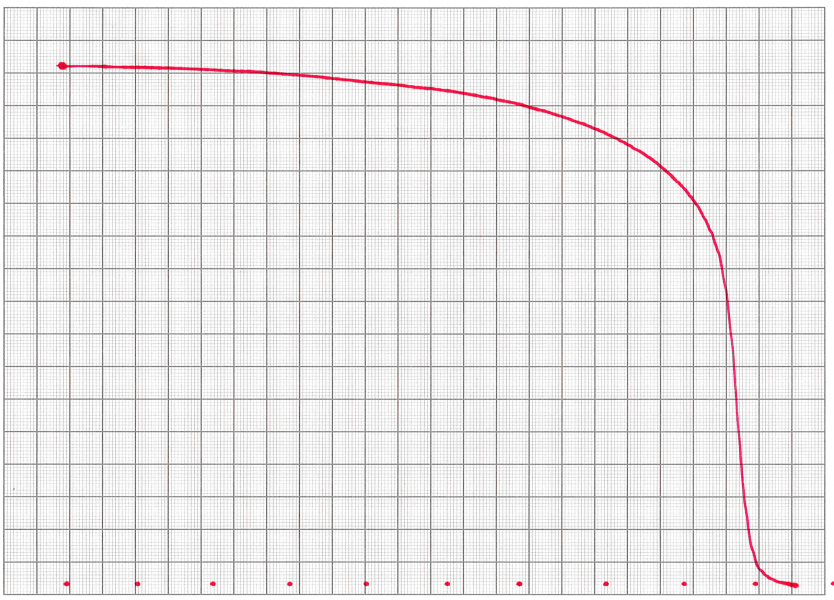
#> input picture V601/content/messung/auswertung/1.png, 1667 x 1200 px (shown at 1/2 size)
$ python plot.py
#> lines starting #> are read from the running program, lines starting #| are printed output that depends on the picture
import matplotlib.pyplot as plt
import numpy as np
from scipy.constants import convert_temperature, physical_constants
from scipy.optimize import curve_fit
import uncertainties.unumpy as unp
from uncertainties.unumpy import nominal_values as noms, std_devs as stds
from uncertainties import ufloat

# Bilder einlesen

im1 = plt.imread('content/messung/auswertung/1.png')
#> im1 is the input picture: shape (1200, 1667, 4) float32; mean R, G, B, A 0.917, 0.911, 0.912, 1
im2 = plt.imread('content/messung/auswertung/2.png')
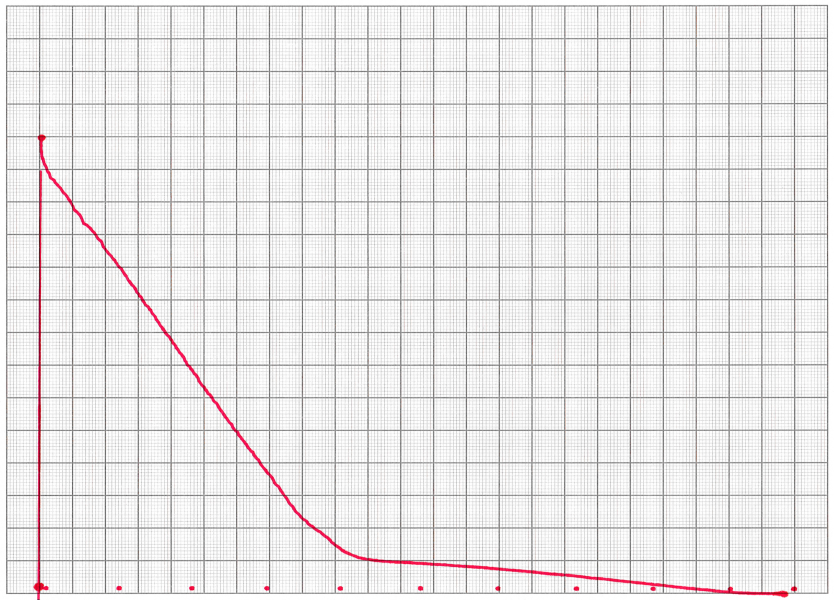
#> input picture V601/content/messung/auswertung/2.png, 1667 x 1200 px (shown at 1/2 size)
#> im2 is the input picture: shape (1200, 1667, 4) float32; mean R, G, B, A 0.918, 0.911, 0.913, 1
im3a = plt.imread('content/messung/auswertung/3a.png')
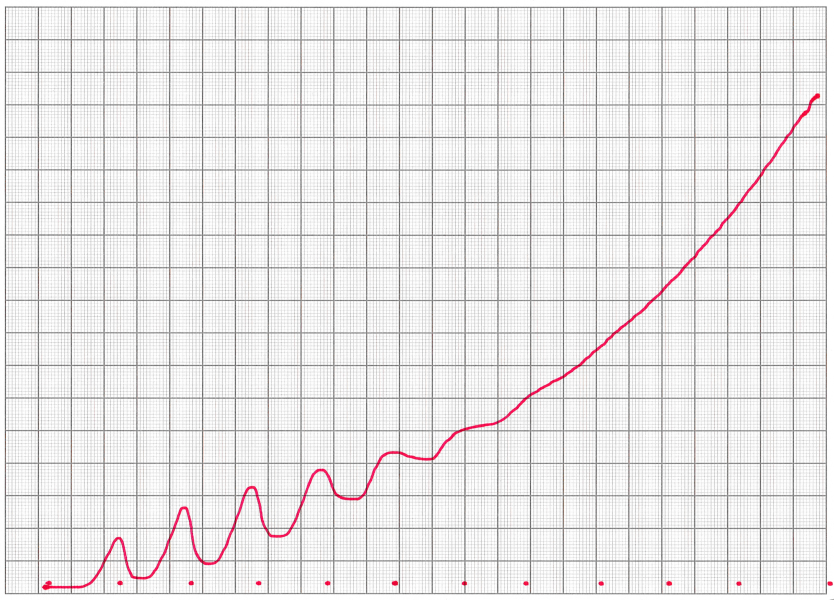
#> input picture V601/content/messung/auswertung/3a.png, 1667 x 1200 px (shown at 1/2 size)
#> im3a is the input picture: shape (1200, 1667, 4) float32; mean R, G, B, A 0.917, 0.911, 0.912, 1
im3b = plt.imread('content/messung/auswertung/3b.png')
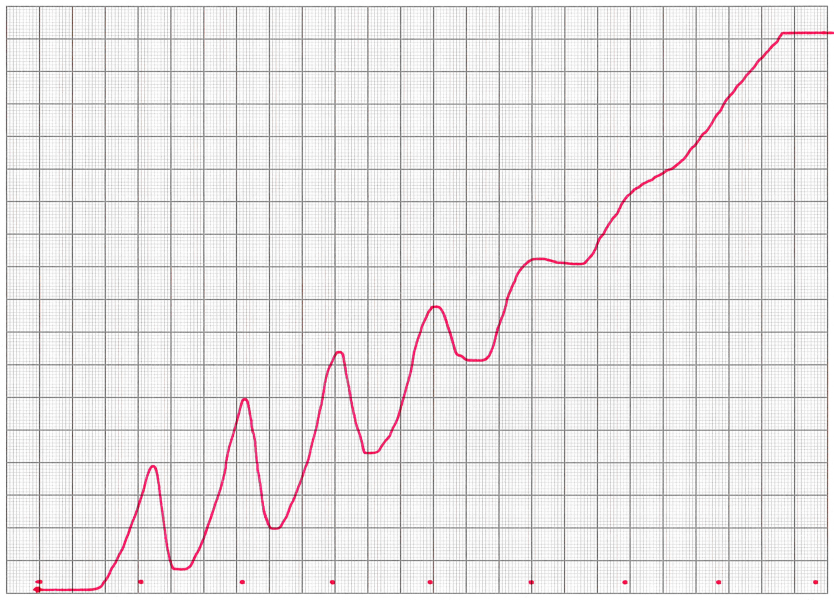
#> input picture V601/content/messung/auswertung/3b.png, 1667 x 1200 px (shown at 1/2 size)
#> im3b is the input picture: shape (1200, 1667, 4) float32; mean R, G, B, A 0.916, 0.909, 0.911, 1
im4a = plt.imread('content/messung/auswertung/4a.png')
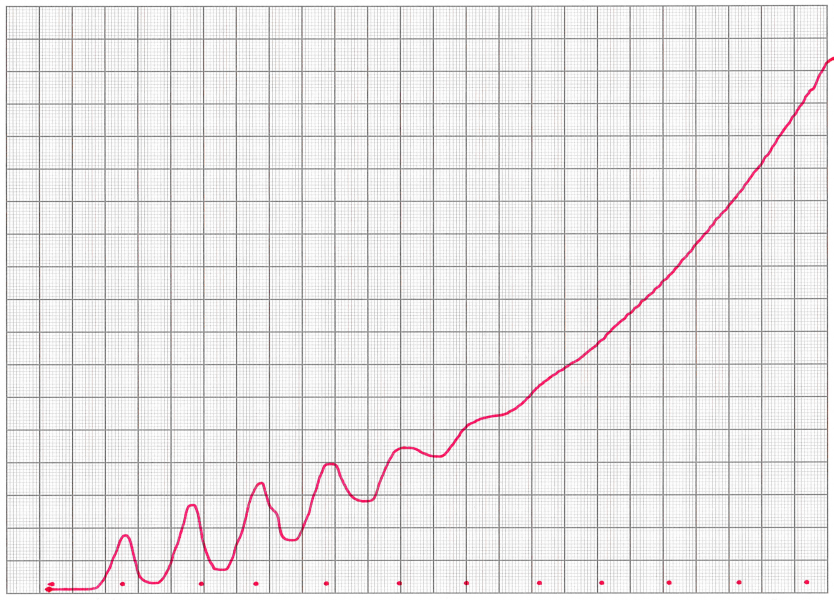
#> input picture V601/content/messung/auswertung/4a.png, 1667 x 1200 px (shown at 1/2 size)
#> im4a is the input picture: shape (1200, 1667, 4) float32; mean R, G, B, A 0.917, 0.91, 0.912, 1
im4b = plt.imread('content/messung/auswertung/4b.png')
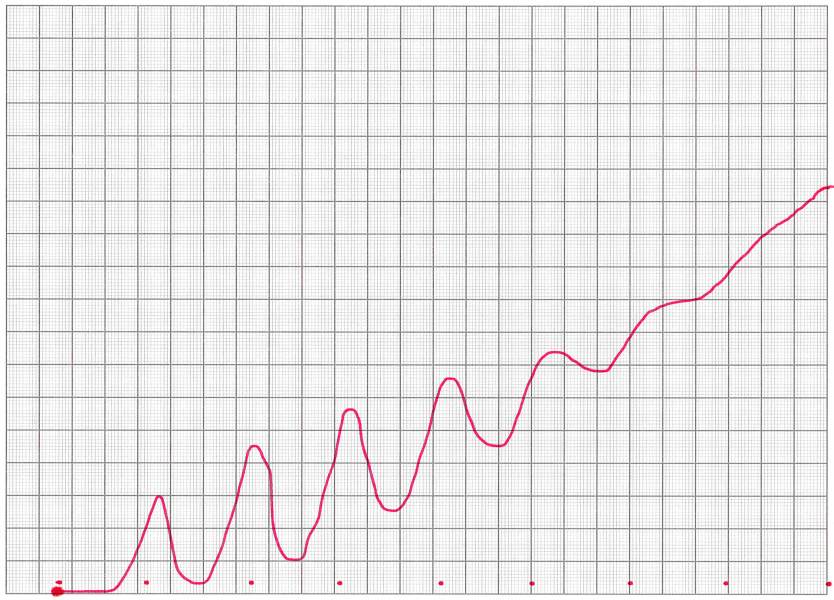
#> input picture V601/content/messung/auswertung/4b.png, 1667 x 1200 px (shown at 1/2 size)
#> im4b is the input picture: shape (1200, 1667, 4) float32; mean R, G, B, A 0.918, 0.911, 0.913, 1
#> (the run stopped early here; a loop or call above may not have finished)
